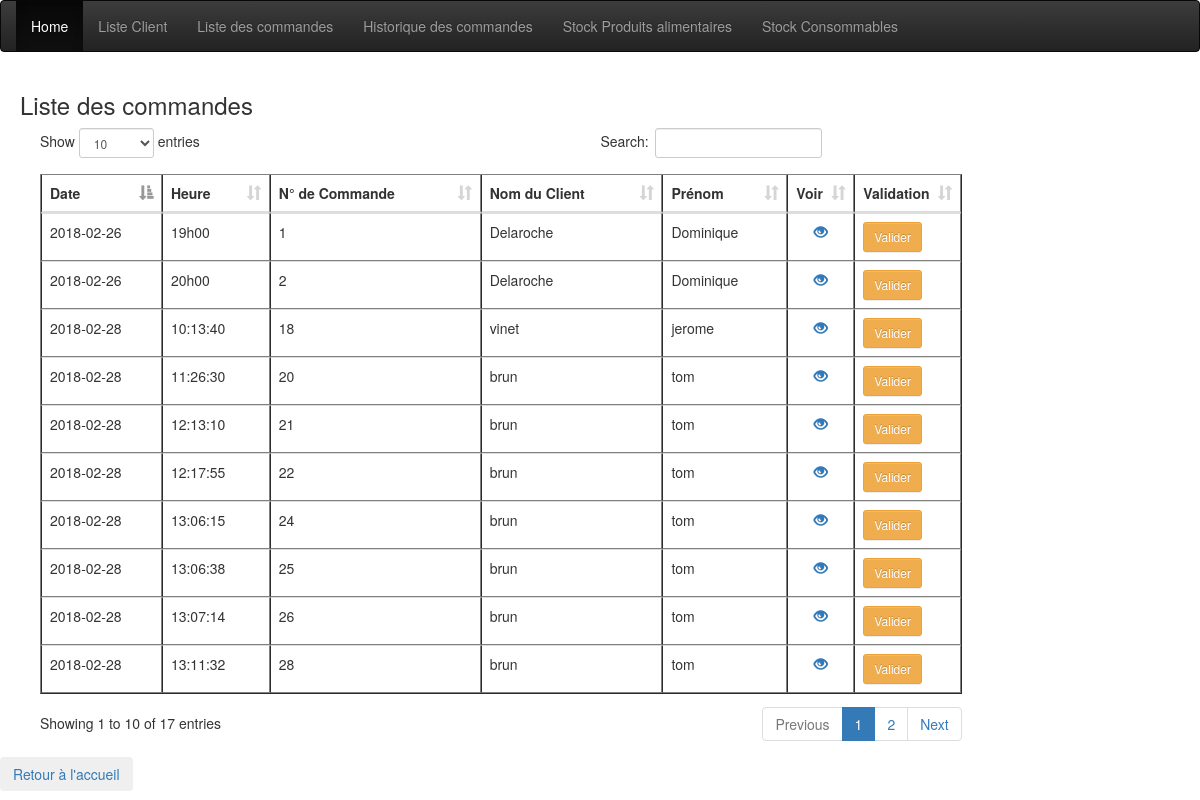
The page /Appli/index.php?Controller=Admin&action=listeCommande (signed in) on the database its author committed.
### tables this page shows
CREATE TABLE IF NOT EXISTS `mepcommande` (
  `id_commande` int(11) NOT NULL AUTO_INCREMENT,
  `date_commande` date DEFAULT NULL,
  `heure` varchar(255) DEFAULT NULL,
  `traitement` int(11) DEFAULT '0',
  PRIMARY KEY (`id_commande`)
);

CREATE TABLE IF NOT EXISTS `mepclient` (
  `id_client` int(11) NOT NULL AUTO_INCREMENT,
  `nomfamille` varchar(255) DEFAULT NULL,
  `prenom` varchar(255) DEFAULT NULL,
  `adresse1` varchar(255) DEFAULT NULL,
  `codepostal` varchar(10) DEFAULT NULL,
  `ville` varchar(255) DEFAULT NULL,
  `mail` varchar(255) DEFAULT NULL,
  `pass` varchar(25) DEFAULT NULL,
  `tel` varchar(25) DEFAULT NULL,
  PRIMARY KEY (`id_client`)
);

### Appli/Dispatcher.php (called while the page is built, shortened)
<?php
include "Controller/AdminController.php";
class Dispatcher
{
    public function dispatch() {
        $action = (isset($_GET['action'])) ? $_GET['action'] : "home";
        $action .= "Action";
        $call_controller = new $controller();
        $call_controller->$action();
    }
}

### Appli/index.php (called while the page is built, shortened)
<?php
include "Dispatcher.php";
$dispatcher = new Dispatcher();
$dispatcher->dispatch();
?>

### Appli/Model/AdminModel.php (called while the page is built, shortened)
<?php
class AdminModel
{
    private $connection;
    public function __construct()
    {
        try {
            $this->connection = new
            PDO("mysql:host=" .
                self::SERVER . ";dbname=" .
                self::BASE, self::USER,
                self::PASSWORD, array(PDO::MYSQL_ATTR_INIT_COMMAND => 'SET NAMES utf8'));
        } catch (Exception $e) {
            die('Erreur : ' . $e->GetMessage());
        }
    }
    public function getListeCommande()
    {
        $requete = $this->connection->prepare("SELECT mepcommande.id_commande, mepcommande.date_commande, mepcommande.heure, mepclient.nomfamille, mepclient.prenom
                                       FROM mepcommande
                                       JOIN mepcommandeclient ON mepcommande.id_commande = mepcommandeclient.id_commande
                                       JOIN mepclient ON mepclient.id_client = mepcommandeclient.id_client
                                       WHERE traitement = 0
                                       ORDER BY `date_commande`, `heure`");
        $requete->execute();
        $liste = array();
        if ($requete) {
            $liste = $requete->fetchAll(PDO::FETCH_ASSOC);
        }
        return $liste;
    }
}

### Appli/View/AdminView.php (the view, shortened to what this page needs)
<?php
class AdminView
{
    private $page;
    public function __construct()
    {
        $this->page = file_get_contents("View/html/headadmin.html");
        $this->page .= file_get_contents("View/html/headeradmin.html");
    }
    public function displayListeCommande($listeCommande) {
        $this->page .= "<div class='row'>";
        $this->page .= "<div class='col-xs-10'>";
        $this->page .= "<h3>Liste des commandes</h3>";
        $this->page .= "<table id='myTable' class='table datatable' border='1px solid black'>
<thead class='tnoir'><tr class='tnoir'><th>Date</th><th>Heure</th><th>N° de Commande</th><th>Nom du Client</th><th>Prénom</th><th width='20px'>Voir</th><th width='50px'>Validation</th></tr></thead><tbody>";
        foreach ($listeCommande as $element) {
            $this->page .= "<tr id='" . $element['id_commande'] . "'>";
            $this->page .= "<td>" . $element['date_commande'] . "</td>";
            $this->page .= "<td>" . $element['heure'] . "</td>";
            $this->page .= "<td>" . $element['id_commande'] . "</td>";
            $this->page .= "<td>" . $element['nomfamille'] . "</td>";
            $this->page .= "<td>" . $element['prenom'] . "</td>";
            $this->page .= "<td class='text-center'><a class='glyphicon glyphicon-eye-open' href='index.php?Controller=Admin&action=detailCommande&id=" . $element["id_commande"] . "'></a></td>";
            $this->page .= "<td><a href='index.php?Controller=Admin&action=hideCommande&id=". $element['id_commande'] ."' type='button' class='btn btn-warning btn-sm'>Valider</a></td>";
            $this->page .= "</tr>";
        }
        $this->page .= "</tbody></table>";
        $this->page .= "</div>";
        $this->page .= "</div>";
        $this->page .= " <a href='index.php?Controller=admin&action=accueil'><button type='button' class='btn btn-light'>Retour à l'accueil</button></a>";
    }
    private
    function Display()
    {
        $this->page .= file_get_contents("View/html/footeradmin.html");
        echo $this->page;
    }
}

### Appli/Controller/AdminController.php (shortened to what this page needs)
<?php
include 'View/AdminView.php';
include 'Model/AdminModel.php';
class AdminController
{
    private $view;
    private $model;
    public function __construct() {
        $this->view = new AdminView();
        $this->model = new AdminModel();
    }
    public function listeCommandeAction() {
        if (isset($_SESSION['acces']) && $_SESSION['acces'] == "admin"){
            $listeCommande = $this->model->getListeCommande();
            $this->view->displayListeCommande($listeCommande);
        }else{
            $this->identificationAdminAction();
        }
    }
}

### Appli/View/css/styleadmin.css (style rules this page uses)
.row { font-size:1em; margin:5px; }

### rows shown on the page
mepcommande: date_commande "2018-02-26", heure "19h00", id_commande "1"
mepclient: nomfamille "Delaroche Delaroche", prenom "Dominique Dominique"
mepcommande: date_commande "2018-02-26", heure "20h00", id_commande "2"
mepcommande: date_commande "2018-02-28", heure "10:13:40", id_commande "18"
mepclient: nomfamille "vinet", prenom "jerome"
mepcommande: date_commande "2018-02-28", heure "11:26:30", id_commande "20"
mepclient: nomfamille "brun brun brun brun brun brun brun", prenom "tom tom tom tom tom tom tom"
mepcommande: date_commande "2018-02-28", heure "12:13:10", id_commande "21"
mepcommande: date_commande "2018-02-28", heure "12:17:55", id_commande "22"
mepcommande: date_commande "2018-02-28", heure "13:06:15", id_commande "24"
mepcommande: date_commande "2018-02-28", heure "13:06:38", id_commande "25"
mepcommande: date_commande "2018-02-28", heure "13:07:14", id_commande "26"
mepcommande: date_commande "2018-02-28", heure "13:11:32", id_commande "28"

### other values the page prints
$this->page "Home Liste Client Liste des commandes Historique des commandes Stock Produits alimentaires Stock Consommables"
